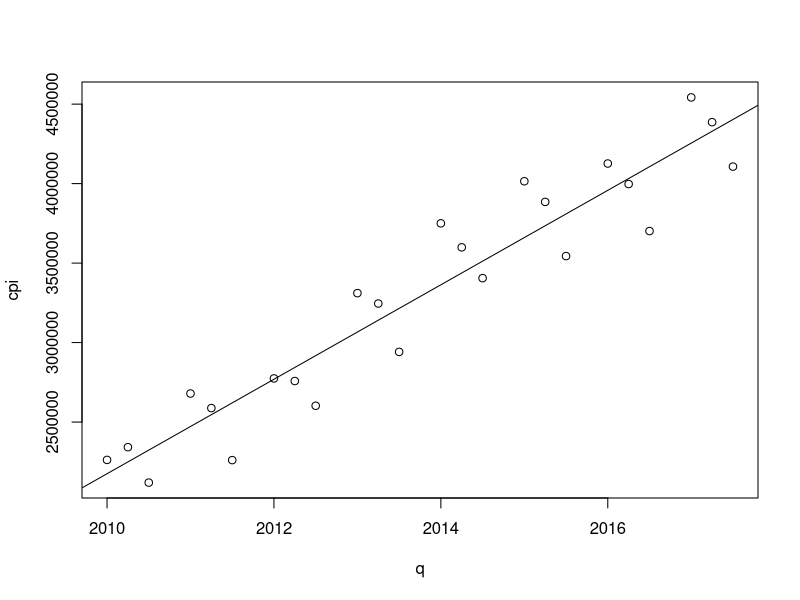
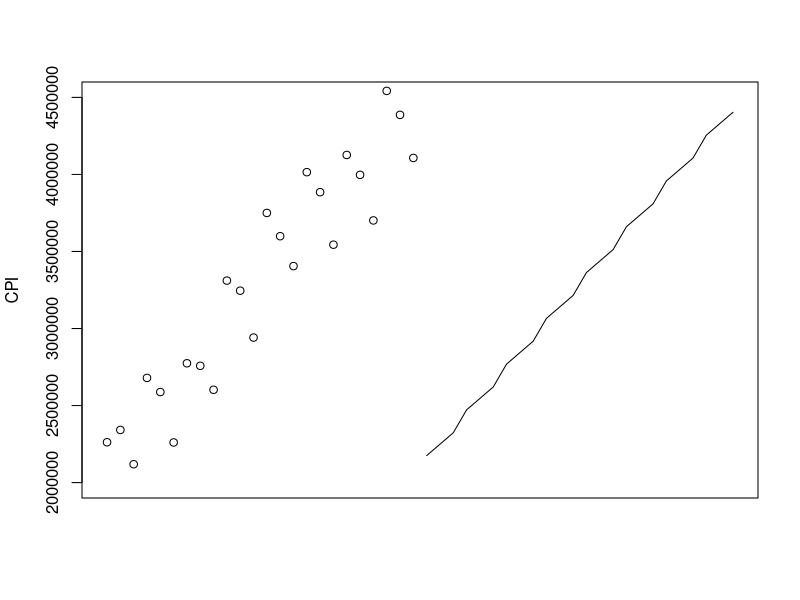

The R source for these figures, in order:
# allows reading of excel sheets
library(readxl)
# allows writing of excel sheets
library(writexl)
library(zoo)

excel_sheets('financial_cleaned.xlsx')

input_sheet = read_excel("financial_cleaned.xlsx", sheet=1, col_names = TRUE)

#new dataframe

# zoo sequence to name year/quarter
quarters <- as.yearqtr(2010 + seq(0, 23)/3)
format(quarters, "%Y Quarter %q")



quarterly_indexes = c()
for (i in 0:69) {
  if (i%%3==0) {
    quarterly_indexes <- c(quarterly_indexes, 5+i)
  }
}

rev_used = as.numeric(t(input_sheet[7,quarterly_indexes]))
rev_wholesale = as.numeric(t(input_sheet[8,quarterly_indexes]))
rev_other = as.numeric(t(input_sheet[13,quarterly_indexes]))
rev_total = as.numeric(t(input_sheet[15,quarterly_indexes]))

data <- data.frame(rev_used, rev_wholesale, rev_other, rev_total)
rownames(data) <- quarters



fit <- lm(rev_total ~ as.numeric(quarters), data=data)
summary(fit)
x<-fitted(fit)

#c(data["rev_total"],rep(2011:2018))
#plot(c(data,rep(NA,12)),xaxt="n",ylab="CPI",xlab="",ylim=c(162,190))
#new.df <- data.frame(rev_used=c(3429247))
#predict(fit, )


q <- as.numeric(quarters)
cpi<-c(rev_total)
df <- data.frame(q,cpi)
plot(df)+abline(lm(df$cpi~q))

newQ <- as.data.frame(quarters)
rep(newQ)


plot(c(cpi,rep(NA,24)),xaxt="n",ylab="CPI",xlab="",ylim=c(2000000, 4500000))
#48, until 2025
lines(25:48, predict(
  fit,
  newdata=data.frame(year=rep(c(2018, 2019, 2020, 2021, 2022, 2023, 2024, 2025), each=3), quarter=rep(1:3,1))))
